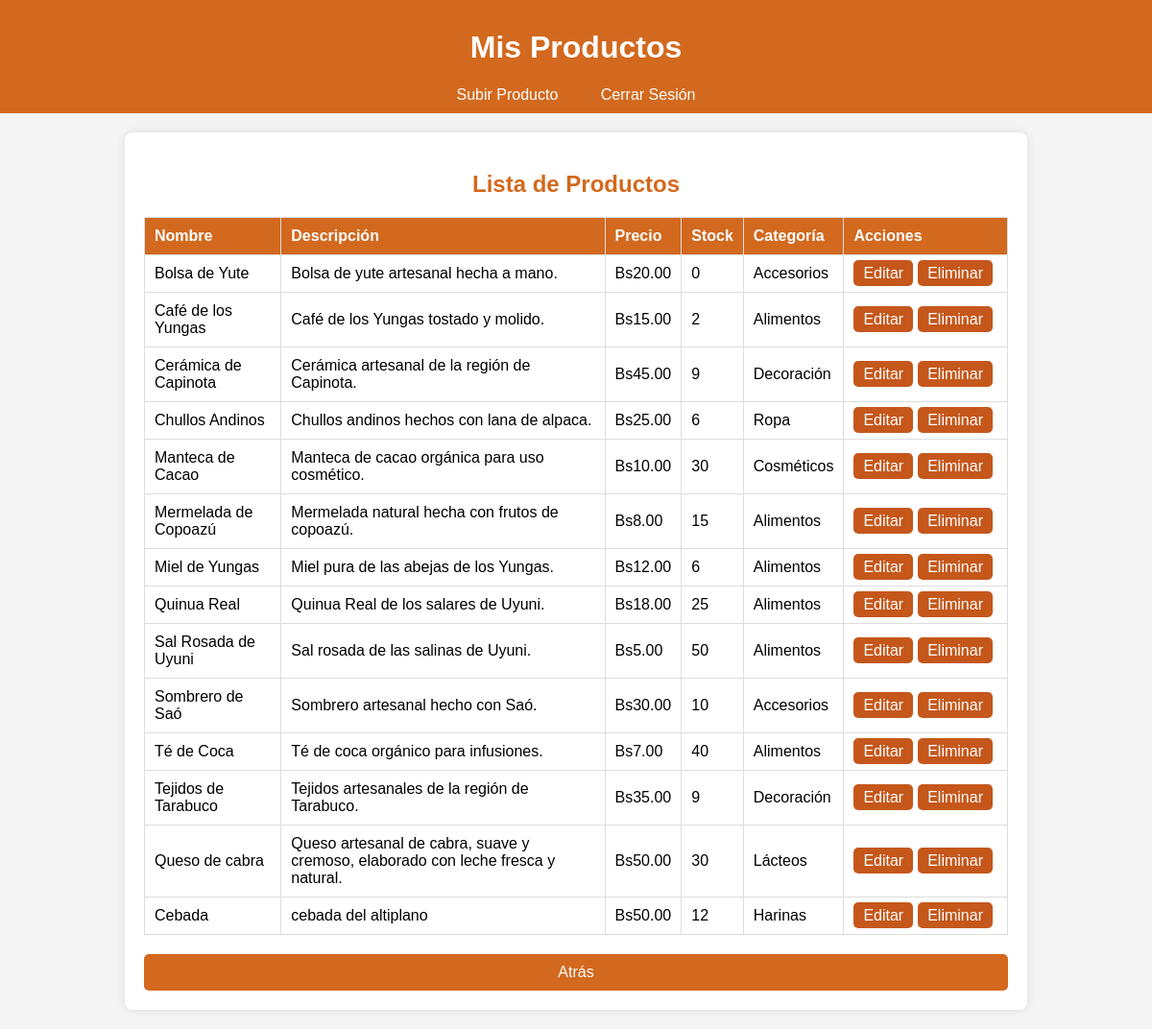
Screenshot of /ver_productos.php (signed in) with the database file from the repository.
### tables this page shows
CREATE TABLE `producto` (
  `ID_producto` int(11) NOT NULL,
  `nombre` varchar(255) NOT NULL,
  `descripcion` text NOT NULL,
  `stock` int(11) NOT NULL,
  `precio` decimal(10,2) NOT NULL,
  `id_artesano` int(11) NOT NULL,
  `categoria` varchar(255) DEFAULT NULL,
  `materiales` varchar(255) DEFAULT NULL,
  `dimensiones` varchar(255) DEFAULT NULL,
  `colores_disponibles` varchar(255) DEFAULT NULL,
  `descuentos` varchar(50) DEFAULT NULL,
  `metodos_envio` varchar(255) DEFAULT NULL,
  `garantia` text DEFAULT NULL,
  `etiquetas` varchar(255) DEFAULT NULL,
  `certificaciones` varchar(255) DEFAULT NULL
);

### ver_productos.php (the view, shortened to what this page needs)
<?php
include('db.php');
$id_usuario = $_SESSION['usuario_id'];
$sql = "SELECT * FROM producto WHERE id_artesano = '$id_usuario'";
$resultado = mysqli_query($conexion, $sql);
?>
<!DOCTYPE html>
<html lang="es">
<head>
</head>
<body>
    <header>
        <h1>Mis Productos</h1>
        <nav>
            <ul>
                <li><a href="artesano.php">Subir Producto</a></li>
                <li><a href="logout.php">Cerrar Sesión</a></li>
            </ul>
        </nav>
    </header>
    <main>
        <h2>Lista de Productos</h2>
        <table>
            <tr>
                <th>Nombre</th>
                <th>Descripción</th>
                <th>Precio</th>
                <th>Stock</th>
                <th>Categoría</th>
                <th>Acciones</th>
            </tr>
            <?php
            if (mysqli_num_rows($resultado) > 0) {
                while ($producto = mysqli_fetch_assoc($resultado)) {
                    echo "<tr>";
                    echo "<td>" . $producto['nombre'] . "</td>";
                    echo "<td>" . $producto['descripcion'] . "</td>";
                    echo "<td>Bs" . number_format($producto['precio'], 2) . "</td>";
                    echo "<td>" . $producto['stock'] . "</td>";
                    echo "<td>" . $producto['categoria'] . "</td>";
                    echo "<td class='actions'>";
                    echo "<a href='editar_producto.php?id=" . $producto['ID_producto'] . "'>Editar</a>";
                    echo "<a href='eliminar_producto.php?id=" . $producto['ID_producto'] . "'>Eliminar</a>";
                    echo "</td>";
                    echo "</tr>";
                }
            } else {
                echo "<tr><td colspan='6'>No has subido ningún producto.</td></tr>";
            }
            ?>
        </table>
        <a href="artesano.php" class="btn-back">Atrás</a>
    </main>
</body>
</html>

### ver_productos.php (style rules this page uses)
body { font-family: Arial, sans-serif; background-color: #f4f4f4; margin: 0; padding: 0; }
header { background-color: #D2691E; color: #fff; padding: 10px 0; text-align: center; }
nav ul { list-style-type: none; padding: 0; margin: 0; text-align: center; }
nav ul li { display: inline; margin: 0 10px; }
nav ul li a { color: #fff; text-decoration: none; padding: 5px 10px; border-radius: 5px; transition: background-color 0.3s ease; }
main { max-width: 900px; margin: 20px auto; background-color: #fff; padding: 20px; border-radius: 8px; box-shadow: 0 0 10px rgba(0, 0, 0, 0.1); }
h2 { color: #D2691E; text-align: center; }
table { width: 100%; border-collapse: collapse; margin-top: 20px; }
table, th, td { border: 1px solid #ddd; }
th, td { padding: 10px; text-align: left; }
th { background-color: #D2691E; color: white; }
.btn-back { display: inline-block; padding: 10px 20px; background-color: #D2691E; color: #fff; text-decoration: none; border-radius: 5px; margin-top: 20px; display: block; text-align: center; }
.actions a { padding: 5px 10px; background-color: #c5571b; color: white; text-decoration: none; border-radius: 5px; margin-right: 5px; }

### rows the page displays
producto: nombre "Bolsa de Yute", descripcion "Bolsa de yute artesanal hecha a mano.", precio "20.00", stock "0", categoria "Accesorios"
producto: nombre "Café de los Yungas", descripcion "Café de los Yungas tostado y molido.", precio "15.00", stock "2", categoria "Alimentos"
producto: nombre "Cerámica de Capinota", descripcion "Cerámica artesanal de la región de Capinota.", precio "45.00", stock "9", categoria "Decoración"
producto: nombre "Chullos Andinos", descripcion "Chullos andinos hechos con lana de alpaca.", precio "25.00", stock "6", categoria "Ropa"
producto: nombre "Manteca de Cacao", descripcion "Manteca de cacao orgánica para uso cosmético.", precio "10.00", stock "30", categoria "Cosméticos"
producto: nombre "Mermelada de Copoazú", descripcion "Mermelada natural hecha con frutos de copoazú.", precio "8.00", stock "15", categoria "Alimentos"
producto: nombre "Miel de Yungas", descripcion "Miel pura de las abejas de los Yungas.", precio "12.00", stock "6", categoria "Alimentos"
producto: nombre "Quinua Real", descripcion "Quinua Real de los salares de Uyuni.", precio "18.00", stock "25", categoria "Alimentos"
producto: nombre "Sal Rosada de Uyuni", descripcion "Sal rosada de las salinas de Uyuni.", precio "5.00", stock "50", categoria "Alimentos"
producto: nombre "Sombrero de Saó", descripcion "Sombrero artesanal hecho con Saó.", precio "30.00", stock "10", categoria "Accesorios"
producto: nombre "Té de Coca", descripcion "Té de coca orgánico para infusiones.", precio "7.00", stock "40", categoria "Alimentos"
producto: nombre "Tejidos de Tarabuco", descripcion "Tejidos artesanales de la región de Tarabuco.", precio "35.00", stock "9", categoria "Decoración"
producto: nombre "Queso de cabra", descripcion "Queso artesanal de cabra, suave y cremoso, elaborado con leche fresca y natural.", precio "50.00", stock "30", categoria "Lácteos"
producto: nombre "Cebada", descripcion "cebada del altiplano", precio "50.00", stock "12", categoria "Harinas"
